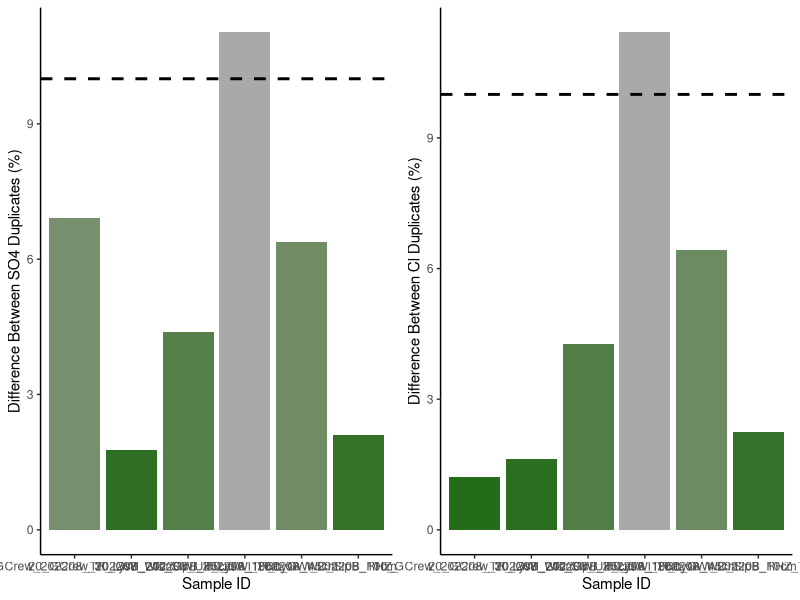
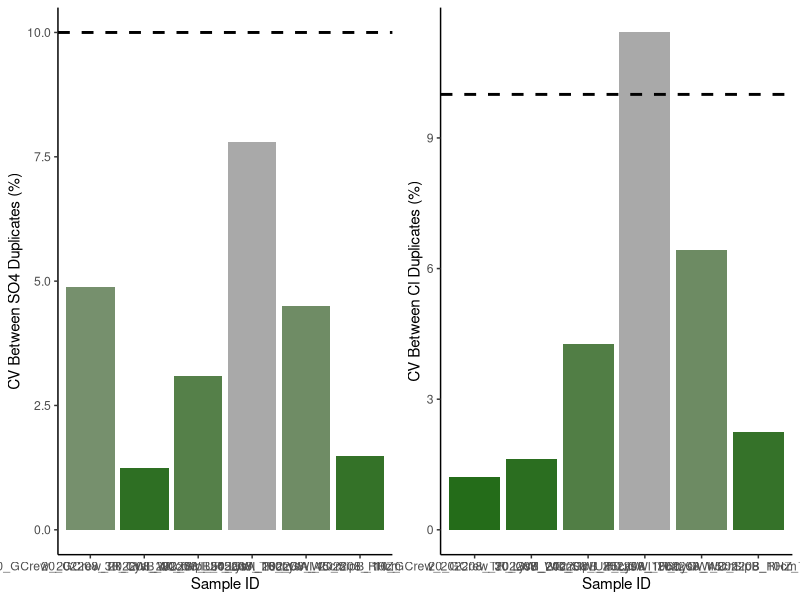
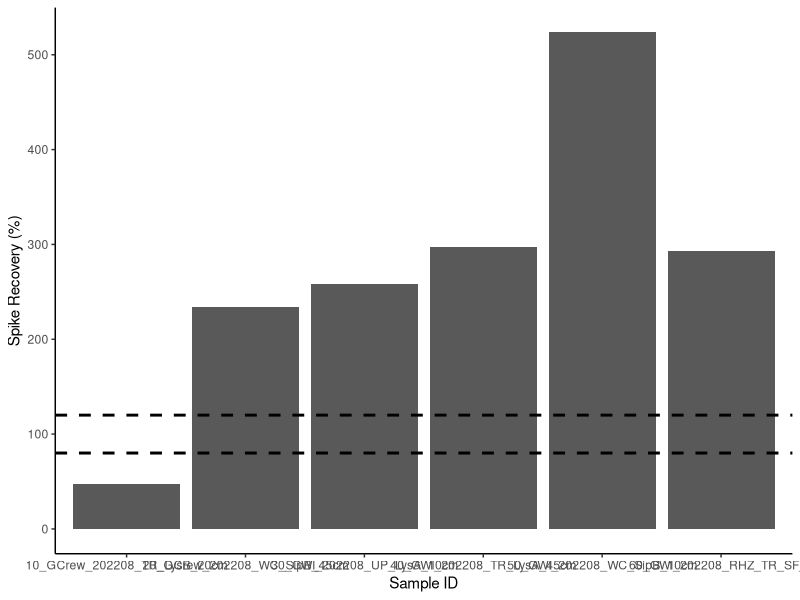

Recreate these plots in R, in order. (Note: this script raises an error after producing the figures.)
## ---- chunk 1
knitr::opts_chunk$set(echo = TRUE)

## Load data.table package
library(data.table)
library(ggplot2)
library(dplyr)
library(data.table)
library(matrixStats)
library(gridExtra)
library(ggpubr)
library(grid)
library(stringr)
## ---- chunk 2
# SULFATE DATA: 

## Read in raw data file from Dionex - copied and saved as a txt
Sdat <- read.table("Raw Data/COMPASS_Synoptic_CB_MonMon_202208_SO4.txt", sep='\t' , header=T, skip=3)
head(Sdat)

## Only keep the columns that we need 
Sdat <- Sdat[ ,c(2,5)] # dont need this here 
head(Sdat)

## Name the columns correctly 
colnames(Sdat) <- c( "Sample_ID", "SO4_ppm")
Sdat$Sample_ID <- as.factor(Sdat$Sample_ID)
Sdat$SO4_ppm <- as.numeric(Sdat$SO4_ppm)
Sdat <- as.data.frame(Sdat)
head(Sdat)

#Chloride data 
## Read in raw data file from Dionex - copied and saved as a txt
Cldat <- read.table("Raw Data/COMPASS_Synoptic_CB_MonMon_202208_Cl.txt",sep='\t' , header=T, skip=3)
head(Cldat)

## Only keep the columns that we need 
Cldat <- Cldat[ ,c(2,5)]
head(Cldat)

## Name the columns correctly 
colnames(Cldat) <- c( "Sample_ID", "Cl_ppm")
Cldat$Sample_ID <- as.factor(Cldat$Sample_ID)
Cldat$Cl_ppm <- as.numeric(Cldat$Cl_ppm)
Cldat <- as.data.frame(Cldat)
head(Cldat) 


## Bring the data back together: 
all_dat <- merge(Sdat, Cldat, by="Sample_ID")
head(all_dat)

## Remove empty lines 
all_dat <- all_dat[!(is.na(all_dat$Sample_ID) | all_dat$Sample_ID==""), ]
head(all_dat)

all_dat <- droplevels(all_dat[!all_dat$Sample_ID == 'Lab Blank',])
head(all_dat)



## ---- chunk 3
stds <- all_dat[grepl("Standard", all_dat$Sample_ID),]
head(stds)

stds_chk_S <- stds %>%
	group_by(Sample_ID) %>%
	summarise(mean = mean(SO4_ppm), sd = sd(SO4_ppm))
stds_chk_S$cv <- (stds_chk_S$sd/stds_chk_S$mean)*100
stds_chk_S$flag <-  ifelse(stds_chk_S$cv <2, 'YES', 'NO, rerun')
head(stds_chk_S)

stds_chk_Cl <- stds %>%
	group_by(Sample_ID) %>%
	summarise(mean = mean(Cl_ppm), sd = sd(Cl_ppm))
stds_chk_Cl$cv <- (stds_chk_Cl$sd/stds_chk_Cl$mean)*100
stds_chk_Cl$flag <-  ifelse(stds_chk_Cl$cv <2, 'YES', 'NO, rerun')
head(stds_chk_Cl)
## ---- chunk 4
#remove standards from sample dataframe
sampledat <- all_dat[!grepl("Standard", all_dat$Sample_ID),]
head(sampledat)

# Constants needed for calculations: 
clmw <- 35.45     #molecular weight of Chloride: 35.45 
smw <- 32.06      #molecular weight of sulfur: 32.06


# Convert ppm to mmol/L
sampledat$SO4_mM <- (sampledat$SO4_ppm / smw)
sampledat$Cl_mM <- (sampledat$Cl_ppm / clmw)


# Calculate Salinity 
# calculated using the Knudsen equation 
# Salinity = 0.03 + 1.8050 * Chlorinity
# Ref: A Practical Handbook of Seawater Analysis by Strickland & Parsons (P. 11)
# =((1.807*Cl_ppm)+0.026)/1000
sampledat$salinity <- ((1.8070 * sampledat$Cl_ppm) + 0.026) / 1000


head(sampledat)
## ---- chunk 5
#Show me the data that we have from the calculations 
head(sampledat)

#pull out any rows that have "dup" in the SampleID column
dups <- sampledat %>%  
  filter(str_detect(Sample_ID, "dup"))      #have to change this to match data
head(dups)

#remove these from sample dataframe in a new dataframe
sampledat2 <- sampledat %>%  
  filter(!str_detect(Sample_ID, "dup")) %>%  
  filter(!str_detect(Sample_ID, "spk")) 
head(sampledat2)

#remove the dup from these IDs so we will have duplicate sample names
dups$Sample_ID<-gsub("_dup","",as.character(dups$Sample_ID))
dups <- dups[ ,-c(2,3)]
colnames(dups) <- c('Sample_ID', 'SO4_mM_dup', "Cl_mM_dup", "salinity_dup")
head(dups)

#put it back together with the old data set and look for duplicates 
QAdups <- merge(sampledat2, dups)
head(QAdups)

QAdups$SO4_dups_chk <- ((abs(QAdups$SO4_mM-QAdups$SO4_mM_dup))/((QAdups$SO4_mM+QAdups$SO4_mM_dup)/2))*100
QAdups$SO4_dups_flag <-  ifelse(QAdups$SO4_dups_chk <10, 'YES', 'NO, rerun')

QAdups$Cl_dups_chk <- ((abs(QAdups$Cl_mM-QAdups$Cl_mM_dup))/((QAdups$Cl_mM+QAdups$Cl_mM_dup)/2))*100
QAdups$Cl_dups_flag <-  ifelse(QAdups$Cl_dups_chk <10, 'YES', 'NO, rerun')

head(QAdups)

#plot dups output as a bar graph to easily check - want any over 10% to be red need to work on this 
Sdupsbar <- ggplot(data = QAdups, aes(x = Sample_ID, y = SO4_dups_chk, fill=SO4_dups_chk)) +
       geom_bar(stat = 'identity') + 
        scale_fill_gradient2(low='darkgreen', mid='darkgreen', high='darkgrey', space='Lab') + 
        theme_classic() + labs(x= "Sample ID", y="Difference Between SO4 Duplicates (%)") + 
        theme(legend.position="none") +  geom_hline(yintercept=10, linetype="dashed", 
                color = "black", size=1)


Cldupsbar <- ggplot(data = QAdups, aes(x = Sample_ID, y = Cl_dups_chk, fill=Cl_dups_chk)) +
       geom_bar(stat = 'identity') + 
        scale_fill_gradient2(low='darkgreen', mid='darkgreen', high='darkgrey', space='Lab') + 
        theme_classic() + labs(x= "Sample ID", y="Difference Between Cl Duplicates (%)") + 
        theme(legend.position="none") +  geom_hline(yintercept=10, linetype="dashed", 
                color = "black", size=1)

ggarrange(Sdupsbar, Cldupsbar,ncol=2, nrow=1)

#check for percent of no, reruns to see if it  would warrant reruns 
Perc_dups <- QAdups %>% 
  group_by(SO4_dups_flag) %>%
  summarise(S_no_rows = length(SO4_dups_flag)) 
Perc_dups1 <- QAdups %>% 
  group_by(Cl_dups_flag) %>%
  summarise(Cl_no_rows = length(Cl_dups_flag))
colnames(Perc_dups) <- c("Flag", "S_no_rows")
colnames(Perc_dups1) <- c("Flag", "Cl_no_rows")
Perc_dups2 <- cbind(Perc_dups, Perc_dups1)

Perc_dups2$Total <- length(QAdups$SO4_dups_flag)
Perc_dups2$S_Percent <- (Perc_dups2$S_no_rows / Perc_dups2$Total)*100
Perc_dups2$Cl_Percent <- (Perc_dups2$Cl_no_rows / Perc_dups2$Total)*100
head(Perc_dups2)


## ---- chunk 6
#the cv 
# calculate the sd bewteen the two duplicates then divide by the mean and multiply by 100 

df2 <- as.data.frame(QAdups$SO4_mM)
df2$dups <- QAdups$SO4_mM_dup

df2$sds <- apply(df2,1,sd)

QAdups$SO4_dups_cv <- (df2$sds)/((QAdups$SO4_mM+QAdups$SO4_mM_dup)/2) * 100
QAdups$SO4_dups_cv_flag <-  ifelse(QAdups$SO4_dups_cv <11, 'YES', 'NO, rerun')

head(QAdups)

#plot dups output as a bar graph to easily check - want any over 10% to be red need to work on this 
Sdupsbar <- ggplot(data = QAdups, aes(x = Sample_ID, y = SO4_dups_cv, fill=SO4_dups_chk)) +
       geom_bar(stat = 'identity') + 
        scale_fill_gradient2(low='darkgreen', mid='darkgreen', high='darkgrey', space='Lab') + 
        theme_classic() + labs(x= "Sample ID", y="CV Between SO4 Duplicates (%)") + 
        theme(legend.position="none") +  geom_hline(yintercept=10, linetype="dashed", 
                color = "black", size=1)


Cldupsbar <- ggplot(data = QAdups, aes(x = Sample_ID, y = Cl_dups_chk, fill=Cl_dups_chk)) +
       geom_bar(stat = 'identity') + 
        scale_fill_gradient2(low='darkgreen', mid='darkgreen', high='darkgrey', space='Lab') + 
        theme_classic() + labs(x= "Sample ID", y="CV Between Cl Duplicates (%)") + 
        theme(legend.position="none") +  geom_hline(yintercept=10, linetype="dashed", 
                color = "black", size=1)

ggarrange(Sdupsbar, Cldupsbar,ncol=2, nrow=1)

#check for percent of no, reruns to see if it  would warrant reruns 
Perc_dups <- QAdups %>% 
  group_by(SO4_dups_flag) %>%
  summarise(S_no_rows = length(SO4_dups_flag)) 
Perc_dups1 <- QAdups %>% 
  group_by(Cl_dups_flag) %>%
  summarise(Cl_no_rows = length(Cl_dups_flag))
colnames(Perc_dups) <- c("Flag", "S_no_rows")
colnames(Perc_dups1) <- c("Flag", "Cl_no_rows")
Perc_dups2 <- cbind(Perc_dups, Perc_dups1)

Perc_dups2$Total <- length(QAdups$SO4_dups_flag)
Perc_dups2$S_Percent <- (Perc_dups2$S_no_rows / Perc_dups2$Total)*100
Perc_dups2$Cl_Percent <- (Perc_dups2$Cl_no_rows / Perc_dups2$Total)*100
head(Perc_dups2)


## ---- chunk 7
#Show me the data that we have from the calculations 
head(sampledat)

#pull out any rows that have "spk" in the SampleID column
spks <- sampledat %>%  
  filter(str_detect(Sample_ID, "spk"))      #have to change this to match data
head(spks)

#remove the dup from these IDs so we will have duplicate sample names
spks$Sample_ID<-gsub("_spk","",as.character(spks$Sample_ID))
spks <- spks[ ,-c(2,3, 5,6)]
colnames(spks) <- c('Sample_ID', 'SO4_mM_spk')
head(spks)

#put it back together with the old data set and look for duplicates 
QAspks <- merge(sampledat, spks)
head(QAspks)

#now we need to calculate the spike concentration and calculate the spike recovery
spkconc <- (250/smw)    # in mM
spkvol <- 10             # in uL
spkvol <- spkvol/1000000 
#spike for these samples was 10uL of the 250mM standard
QAspks$SO4_spk_Conc <- (spkconc)*spkvol         # mmoles of SO4 
head(QAspks)

#need to determine dilution factors and initial amount of sample added
#if your samples are all the same dilution just use the first line 
#for Steph / COMPASS this depends on the site so... 
QAspks$Dilution <- 1
QAspks$Dilution <-  ifelse(str_detect(QAspks$Sample_ID, "MSM_UP"), 50, QAspks$Dilution)
QAspks$Dilution <-  ifelse(str_detect(QAspks$Sample_ID, "MSM_TR"), 50, QAspks$Dilution)
QAspks$Dilution <-  ifelse(str_detect(QAspks$Sample_ID, "MSM_WC"), 100, QAspks$Dilution)
QAspks$Dilution <-  ifelse(str_detect(QAspks$Sample_ID, "GCrew_UP"), 50, QAspks$Dilution)
QAspks$Dilution <-  ifelse(str_detect(QAspks$Sample_ID, "GCrew_TR"), 50, QAspks$Dilution)
QAspks$Dilution <-  ifelse(str_detect(QAspks$Sample_ID, "GCrew_WC"), 100, QAspks$Dilution)
QAspks$Dilution <-  ifelse(str_detect(QAspks$Sample_ID, "GWI_UP"), 100, QAspks$Dilution)
QAspks$Dilution <-  ifelse(str_detect(QAspks$Sample_ID, "GWI_TR"), 100, QAspks$Dilution)
QAspks$Dilution <-  ifelse(str_detect(QAspks$Sample_ID, "GWI_WC"), 200, QAspks$Dilution)
#QAspks$Dilution <-  ifelse(str_detect(QAspks$Sample_ID, "SWH_UP"), 100, QAspks$Dilution)
#QAspks$Dilution <-  ifelse(str_detect(QAspks$Sample_ID, "SWH_TR"), 100, QAspks$Dilution)
#QAspks$Dilution <-  ifelse(str_detect(QAspks$Sample_ID, "SWH_WC"), 100, QAspks$Dilution)

#Set Sample volumes in uL 
QAspks$SampleVol <- 1
QAspks$SampleVol <-  ifelse(str_detect(QAspks$Sample_ID, "MSM_UP"), 1501, QAspks$SampleVol)
QAspks$SampleVol <-  ifelse(str_detect(QAspks$Sample_ID, "MSM_TR"), 1501, QAspks$SampleVol)
QAspks$SampleVol <-  ifelse(str_detect(QAspks$Sample_ID, "MSM_WC"), 1475, QAspks$SampleVol)
QAspks$SampleVol <-  ifelse(str_detect(QAspks$Sample_ID, "GCrew_UP"), 1501, QAspks$SampleVol)
QAspks$SampleVol <-  ifelse(str_detect(QAspks$Sample_ID, "GCrew_TR"), 1501, QAspks$SampleVol)
QAspks$SampleVol <-  ifelse(str_detect(QAspks$Sample_ID, "GCrew_WC"), 1475, QAspks$SampleVol)
QAspks$SampleVol <-  ifelse(str_detect(QAspks$Sample_ID, "GWI_UP"), 1475, QAspks$SampleVol)
QAspks$SampleVol <-  ifelse(str_detect(QAspks$Sample_ID, "GWI_TR"), 1475, QAspks$SampleVol)
QAspks$SampleVol <-  ifelse(str_detect(QAspks$Sample_ID, "GWI_WC"), 1462, QAspks$SampleVol)
#QAspks$SampleVol <-  ifelse(str_detect(QAspks$Sample_ID, "SWH_UP"), 100, QAspks$SampleVol)
#QAspks$SampleVol <-  ifelse(str_detect(QAspks$Sample_ID, "SWH_TR"), 100, QAspks$SampleVol)
#QAspks$SampleVol <-  ifelse(str_detect(QAspks$Sample_ID, "SWH_WC"), 100, QAspks$SampleVol)

#change sample volume to L 
QAspks$SampleVol <- QAspks$SampleVol/1000000
head(QAspks)

#gives us the total SO4 in the sample in mmoles
QAspks$SO4_Total_unspkd <- (QAspks$SO4_mM/QAspks$Dilution)*(QAspks$SampleVol) 

##total SO4 in spiked sample in mmoles
QAspks$SO4_Total_spkd <- (QAspks$SO4_mM_spk/QAspks$Dilution)*(QAspks$SampleVol+spkvol) 

QAspks$SO4_expctd_spkd <-  (QAspks$SO4_Total_unspkd + QAspks$SO4_spk_Conc)
QAspks$spk_recovery <-    (QAspks$SO4_Total_spkd/QAspks$SO4_expctd_spkd)*100
QAspks$SO4_spks_flag <-  ifelse(QAspks$spk_recovery <=120 & QAspks$spk_recovery >=80 , 'YES', 'NO, rerun')  #fix 

head(QAspks)

#plot spk recoveries output as a bar graph to easily check - want any over 10% to be red need to work on this 
spksbar <- ggplot(data = QAspks, aes(x = Sample_ID, y = spk_recovery)) +
        geom_bar(stat = 'identity') + 
        scale_fill_manual(values=c("lightblue4")) + 
        theme_classic() + labs(x= "Sample ID", y="Spike Recovery (%)") + 
        theme(legend.position="none") +  
        geom_hline(yintercept=80, linetype="dashed", color = "black", size=1) + 
        geom_hline(yintercept=120, linetype="dashed", color = "black", size=1)

spksbar



#check for percent of no, reruns to see if it  would warrant reruns 
Perc_spks <- QAspks %>% 
  group_by(SO4_spks_flag) %>%
  summarise(no_rows = length(SO4_spks_flag)) 
Perc_spks$Total <- length(QAspks$SO4_spks_flag)
Perc_spks$Percent <- (Perc_spks$no_rows / Perc_spks$Total)*100
head(Perc_spks)

## ---- chunk 8
#for steph <- pull out identifiers of the sample names 
#pull the sample ID and separate it by the underscores 
IDs <- data.frame(do.call('rbind', strsplit(as.character(sampledat2$Sample_ID),'_',fixed=TRUE)))
colnames(IDs) <- c("Analysis_No" , "Date","Site", "Zone", "Replicate", "Depth", "Tree")
head(IDs)

#rejoin them to the dataframe
alldat <- cbind(IDs, sampledat2)
head(alldat)

## ---- chunk 9

write.csv(alldat, file="Processed Data/COMPASS_SynopticCB_PW_Processed_Cl_SO4_202208.csv")    #Change file name


